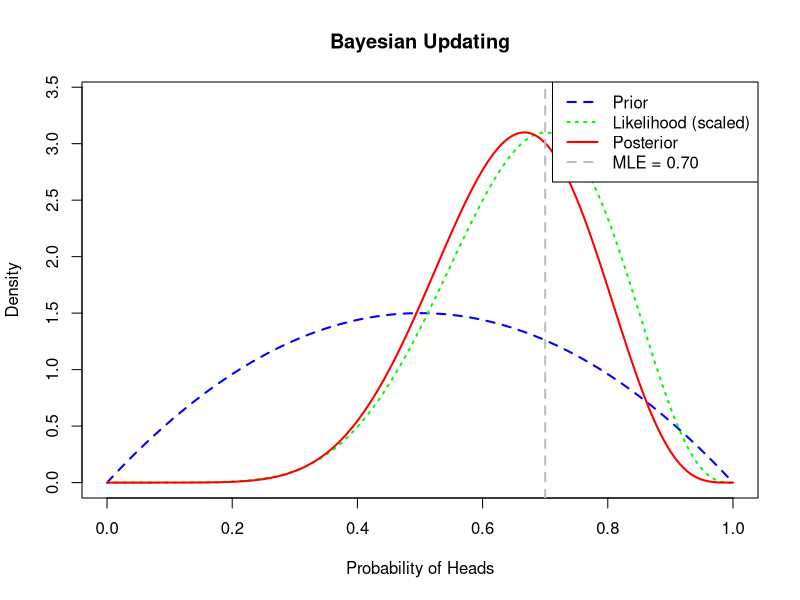

Write R code to recreate this figure.
# Bayesian Inference in R

cat("=== Bayesian Inference ===\n\n")

# Example: Estimating coin flip probability
n.flips <- 10
n.heads <- 7

# Prior: Beta(2, 2)
alpha.prior <- 2
beta.prior <- 2

# Posterior: Beta(alpha.prior + n.heads, beta.prior + n.tails)
alpha.post <- alpha.prior + n.heads
beta.post <- beta.prior + (n.flips - n.heads)

cat(sprintf("Data: %d heads in %d flips\n", n.heads, n.flips))
cat(sprintf("Prior: Beta(%d, %d)\n", alpha.prior, beta.prior))
cat(sprintf("Posterior: Beta(%d, %d)\n", alpha.post, beta.post))
cat(sprintf("Posterior mean: %.3f\n\n", alpha.post/(alpha.post + beta.post)))

# Visualization
png('/home/titan/pdfs/notes/statisticalComputingAndReporting/groupWork/answers/15.Bayesian_Statistics/bayesian_inference_r.png',
    width=1000, height=600, res=150)

p.vals <- seq(0, 1, length=200)
prior <- dbeta(p.vals, alpha.prior, beta.prior)
likelihood <- dbinom(n.heads, n.flips, p.vals)
likelihood.scaled <- likelihood / max(likelihood) * max(dbeta(p.vals, alpha.post, beta.post))
posterior <- dbeta(p.vals, alpha.post, beta.post)

plot(p.vals, prior, type="l", col="blue", lwd=2, lty=2,
     xlab="Probability of Heads", ylab="Density",
     main="Bayesian Updating", ylim=c(0, max(posterior)*1.1))
lines(p.vals, likelihood.scaled, col="green", lwd=2, lty=3)
lines(p.vals, posterior, col="red", lwd=2)
abline(v=n.heads/n.flips, col="gray", lty=2, lwd=2)

legend("topright", legend=c("Prior", "Likelihood (scaled)", "Posterior",
                             sprintf("MLE = %.2f", n.heads/n.flips)),
       col=c("blue", "green", "red", "gray"), lwd=2, lty=c(2,3,1,2))

dev.off()
cat("Visualization saved as bayesian_inference_r.png\n")
